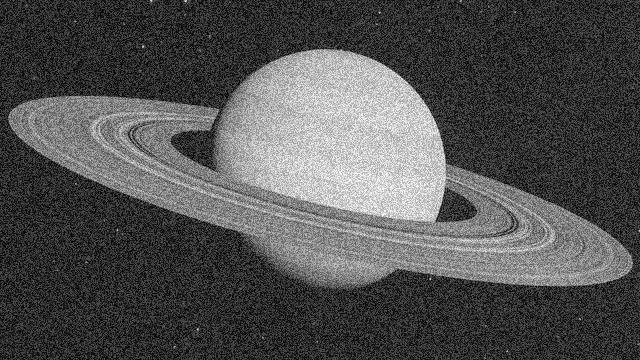
#> input picture Exercises/Week_4_Edges/4_2_edges_second_order/Python/Saturn_1.jpg, 640 x 360 px
$ python 4_2_Exercise.py
#> lines starting #> are read from the running program, lines starting #| are printed output that depends on the picture; long printed decimals are rounded
import matplotlib.pyplot as plt
import numpy as np

from scipy.signal import correlate2d
import cv2

plt.close("all")


image = plt.imread("Saturn_1.jpg")
#> image is the input picture: shape (360, 640); min 0, max 255, mean 81.7

# image = np.sum(image[:,:,:3], axis = -1)/3

image = (image - image.min()) / image.max()


def rescale_image(image, rescale_factor):

#> called with rescale_factor = 0.5
    target_rows = int(image.shape[0] * rescale_factor)
#> target_rows = 180
    target_columns = int(image.shape[1] * rescale_factor)
#> target_columns = 320

    rescaled_image = cv2.resize(image, dsize=[target_columns, target_rows])
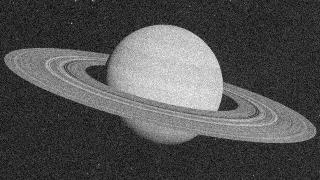
#> rescaled_image: shape (180, 320) float64; min 0.0235, max 0.975, mean 0.32

    return rescaled_image


resized_image = rescale_image(image, rescale_factor=0.5)


laplace_filter = np.array([[-1, -1, -1], [-1, 8, -1], [-1, -1, -1]])

binomial_vector = np.array([[1, 6, 15, 20, 15, 6, 1]])
# binomial_vector = np.array([[1, 2, 1]])
# binomial_vector = np.array([[1, 4, 6, 4, 1]])

gauss_filter = binomial_vector * binomial_vector.T
log_filter = correlate2d(gauss_filter, laplace_filter, mode="same")

log_edges = correlate2d(image, log_filter, mode="same")
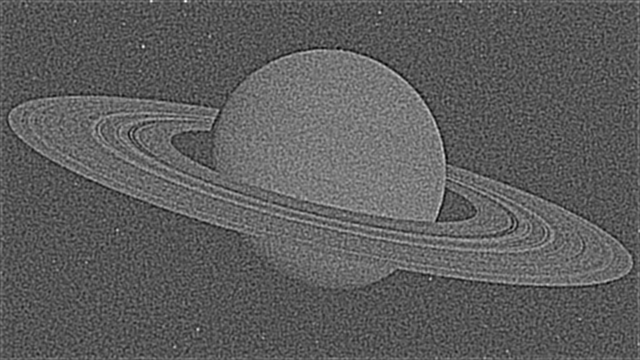
#> log_edges: shape (360, 640) float64; min -976.8, max 2350, mean 249.2; drawn with min black and max white

log_edges_resized = correlate2d(resized_image, log_filter, mode="same")
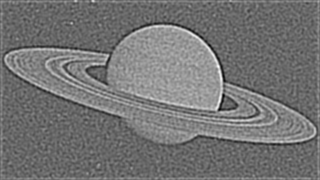
#> log_edges_resized: shape (180, 320) float64; min -863.9, max 1581.2, mean 253.4; drawn with min black and max white


# [7 lines of commented-out code are left out]

plt.figure()
plt.imshow(log_edges, cmap="gray")
plt.title("LoG edges original image")

plt.figure()
plt.imshow(log_edges_resized, cmap="gray")
plt.title("Rescaled image LoG edges")

# =============================================================================
# Beurteilung
# =============================================================================

log_edges_flattened = log_edges.flatten()
log_edges_flattened = log_edges_flattened - log_edges_flattened.min()
log_edges_flattened = log_edges_flattened / log_edges_flattened.max()


log_edges_resized_flattened = log_edges_resized.flatten()
log_edges_resized_flattened = (
    log_edges_resized_flattened - log_edges_resized_flattened.min()
)
log_edges_resized_flattened = (
    log_edges_resized_flattened / log_edges_resized_flattened.max()
)

plt.figure()
_, _, _ = plt.hist(log_edges_flattened, bins=256)

plt.figure()
_, _, _ = plt.hist(log_edges_resized_flattened, bins=256)


print(f"Varianz Kanten Original-Bild: {np.std(log_edges_flattened)}")
#| Varianz Kanten Original-Bild: 0.08435
print(f"Varianz Kanten Resized-Bild: {np.std(log_edges_resized_flattened)}")
#| Varianz Kanten Resized-Bild: 0.1005

plt.show()
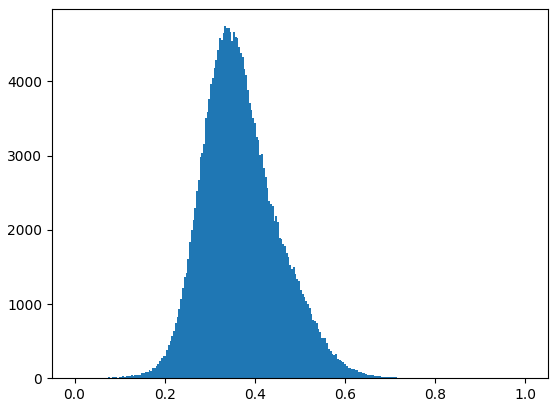
#> figure drawn by matplotlib, 1 panel; tallest bar 4745 high, from x = 0.332 to 0.336
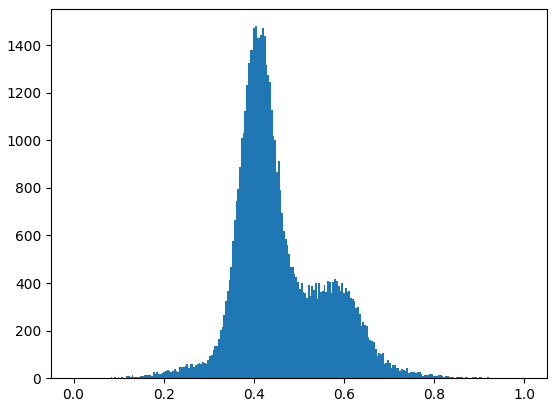
#> figure drawn by matplotlib, 1 panel; tallest bar 1479 high, from x = 0.402 to 0.406
